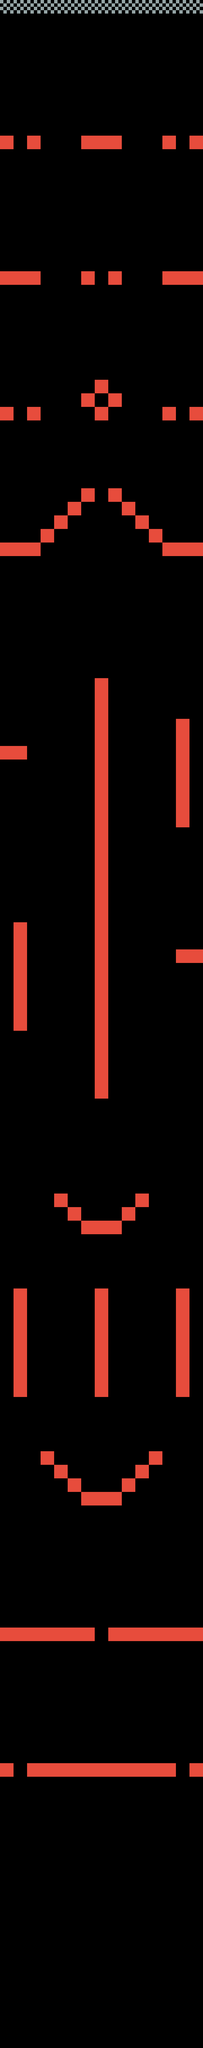

This is a level from a 2D game, rendered from its Tiled map with the project's own tilesets. A one-line summary and the map file follow, with tile-layer data summarised:
An orthogonal 15x151 tile map with 48x48 px tiles, 2 tile layers (walls, finish).

<map version="1.0" orientation="orthogonal" renderorder="right-down" width="15" height="151" tilewidth="48" tileheight="48">
 <tileset firstgid="1" name="tile_set" tilewidth="48" tileheight="48">
  <image source="tile_set.png" width="144" height="96" />
 </tileset>
 <layer name="walls" width="15" height="151">
  <data>[2265 cells, 155 non-empty, 1 distinct tile ids]</data>
 </layer>
 <layer name="finish" width="15" height="151">
  <data>[2265 cells, 15 non-empty, 1 distinct tile ids]</data>
 </layer>
</map>
